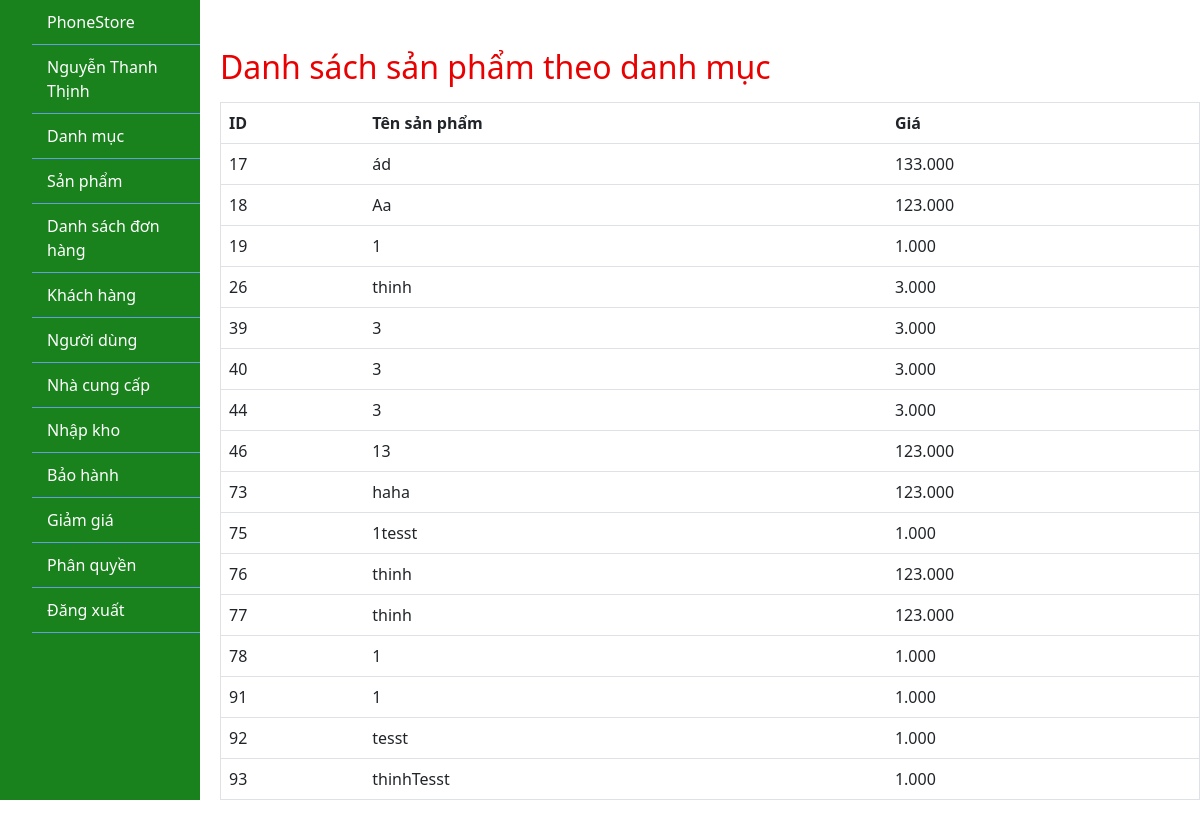
Page /admin/index.php?ctrl=categoryController&action=viewProduct&id=4 (signed in) on the committed database.
### tables this page shows
CREATE TABLE `san_pham` (
  `id` int(11) NOT NULL,
  `ten` varchar(255) DEFAULT NULL,
  `anh` varchar(255) DEFAULT NULL,
  `id_danh_muc` int(11) DEFAULT NULL,
  `gia` decimal(10,3) DEFAULT NULL,
  `so_luong` int(11) DEFAULT NULL,
  `mo_ta` text DEFAULT NULL
);

### lib/database.php (called while the page is built, shortened)
<?php
class Database
{
    private $host = "localhost";
    private $username = "root";
    private $password = "";
    private $database = "phonestore";
    private $conn;
    public function __construct()
    {
        $this->conn = $this->connectDB();
    }
    private function connectDB()
    {
        $conn = mysqli_connect($this->host, $this->username, $this->password, $this->database);
        return $conn;
    }
    public function select($query)
    {
        $result = mysqli_query($this->conn, $query);
        if ($result) {
            $data = mysqli_fetch_all($result, MYSQLI_ASSOC);
            return $data;
        } else {
            die(mysqli_error($this->conn));
        }
    }
}

### admin/model/categoryModel.php (called while the page is built, shortened)
<?php
class CategoryModel
{
    private $db;
    public function __construct()
    {
        $this->db = new Database();
    }
    public function getProductByCategory($id)
    {
        $query = "SELECT * FROM san_pham WHERE id_danh_muc = $id";
        return $this->db->select($query);
    }
}

### admin/view/productsByCategoryView.php (the view, shortened to what this page needs)
<!DOCTYPE html>
<html lang="vi">
<head>
</head>
<body>
    <div class="productsByCategoryView">
        <h2 class="mt-5 mb-3">Danh sách sản phẩm theo danh mục</h2>
        <table class="table">
            <thead>
                <tr>
                    <th scope="col">ID</th>
                    <th scope="col">Tên sản phẩm</th>
                    <th scope="col">Giá</th>
                </tr>
            </thead>
            <tbody>
                <?php foreach ($products as $product) : ?>
                    <tr>
                        <td><?php echo $product['id']; ?></td>
                        <td><?php echo $product['ten']; ?></td>
                        <td><?php echo $product['gia']; ?></td>
                    </tr>
                <?php endforeach; ?>
            </tbody>
        </table>
    </div>
</body>
</html>

### admin/css/style.css (style rules this page uses)
table { border-collapse: collapse; width: 100%; }
table, th, td { border: 1px solid black; }
* { margin: 0; padding: 0; box-sizing: border-box; }
.mt-5 { margin-top: 5px; }
.mb-3 { margin-bottom: 3px; }
h2.mt-5.mb-3 { color: #e90000; }

### rows in the picture
san_pham: id "17", ten "ád", gia "133.000"
san_pham: id "18", ten "Aa", gia "123.000"
san_pham: id "19", ten "1", gia "1.000"
san_pham: id "26", ten "thinh", gia "3.000"
san_pham: id "39", ten "3", gia "3.000"
san_pham: id "40", ten "3", gia "3.000"
san_pham: id "44", ten "3", gia "3.000"
san_pham: id "46", ten "13", gia "123.000"
san_pham: id "73", ten "haha", gia "123.000"
san_pham: id "75", ten "1tesst", gia "1.000"
san_pham: id "76", ten "thinh", gia "123.000"
san_pham: id "77", ten "thinh", gia "123.000"
san_pham: id "78", ten "1", gia "1.000"
san_pham: id "91", ten "1", gia "1.000"
san_pham: id "92", ten "tesst", gia "1.000"
san_pham: id "93", ten "thinhTesst", gia "1.000"
